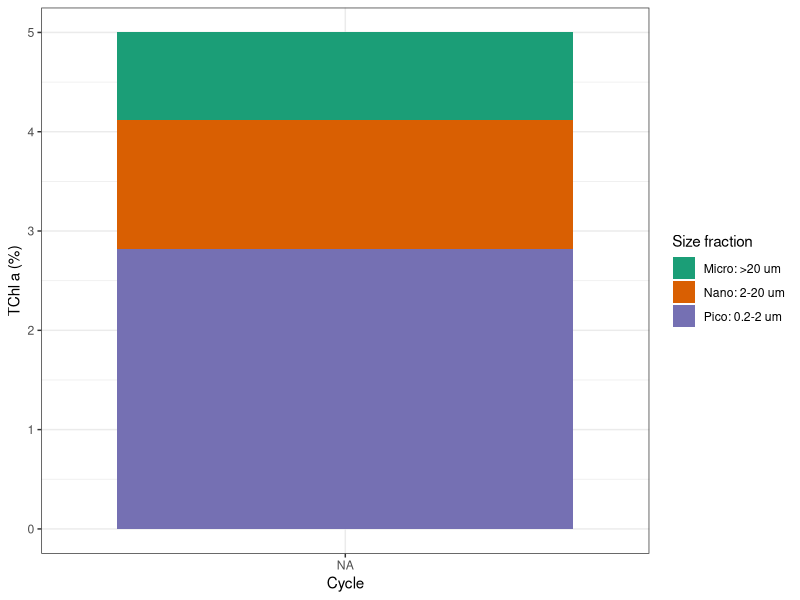

Write the R code that produced this figure. (Note: this script raises an error after producing the figure.)
## ---- chunk 1
  knitr::opts_chunk$set(message=FALSE,
                        warning=FALSE,
                        cache=TRUE,
                        tidy=FALSE)
## ---- chunk 2

library(tidyverse)
library(ggplot2)
library(broom)
library(ggpubr)
library(stringr)
library(RColorBrewer)
library(dplyr)
## ---- chunk 3
chl_raw <- readxl::read_excel("data_used/TAN1810_SFChla.xls") %>%
  select(U_Cast, Depth,  Chla_0.2:Chla_20_pct)%>%
  filter(!is.na(U_Cast))
chl_raw$U_Cast<-as.character(chl_raw$U_Cast)
#for cycle number
NPP_raw <- readxl::read_excel("data_used/TAN1810_NPP_areal.xlsx") %>%
  select(Cycle, Station, U_Cast) %>%
  distinct()

chl_raw <- left_join(chl_raw,NPP_raw)
chl_raw

check <- chl_raw %>%
  select(U_Cast, Cycle) %>%
  distinct()
check
# Many ctd cast without cycle number,  cannot find in voyage report. To check

chl_subset <- chl_raw %>%
  filter(!is.na(Cycle))%>%
  mutate(cycle_name = recode(Cycle, "1" = "SA 1",
                                    "2" = "SA 2",
                                    "3" = "ST 1",
                                    "4" = "ST 2",
                                    "5" = "SA 3")) %>%
  mutate(cycle_name = fct_relevel(cycle_name, 
            "ST1", "ST2", "SA1", 
            "SA2", "SA3"))%>%
  filter(!is.na(Chla_2)) %>%
  filter(!is.na(Chla_20))
chl_subset
## ---- chunk 4

frac_chl_pct_summary <- chl_subset %>%
  dplyr::group_by(cycle_name) %>%
  summarise("Pico: 0.2-2 um" = mean(Chla_0.2_pct),
            "Nano: 2-20 um" = mean(Chla_2_pct),
            "Micro: >20 um" = mean(Chla_20_pct)) %>%
  pivot_longer("Pico: 0.2-2 um":"Micro: >20 um",
               names_to = "fraction",
               values_to = "pct") 
frac_chl_pct_summary

frac_chl_pct_summary$cycle_name<-as.character(frac_chl_pct_summary$cycle_name)
frac_chl_pct_summary$cycle_name <- factor(frac_chl_pct_summary$cycle_name, levels = c("ST1", "ST2", "SA1", "SA2", "SA3"))

frac_chl_pct_summary

frac_chl_plot <- frac_chl_pct_summary %>%
 #dplyr::mutate(cycle_name = forcats::fct_relevel(cycle_name, "ST1", "ST2", "SA1", "SA2", "SA3"))%>%
  ggplot(aes(x=cycle_name, y=pct, fill=factor(fraction, levels = c("Micro: >20 um", "Nano: 2-20 um", "Pico: 0.2-2 um"))))+
  geom_bar(stat="identity") +
  scale_fill_brewer(palette = "Dark2")+
  theme_bw()+
  ylab("TChl a (%)")+
  xlab("Cycle")+
  labs(fill="Size fraction")
frac_chl_plot
## ---- chunk 5
summarySE <- function(data=NULL, measurevar, groupvars=NULL, na.rm=FALSE,
                      conf.interval=.95, .drop=TRUE) {
    library(plyr)

    # New version of length which can handle NA's: if na.rm==T, don't count them
    length2 <- function (x, na.rm=FALSE) {
        if (na.rm) sum(!is.na(x))
        else       length(x)
    }

    # This does the summary. For each group's data frame, return a vector with
    # N, mean, and sd
    datac <- ddply(data, groupvars, .drop=.drop,
      .fun = function(xx, col) {
        c(N    = length2(xx[[col]], na.rm=na.rm),
          mean = mean   (xx[[col]], na.rm=na.rm),
          sd   = sd     (xx[[col]], na.rm=na.rm)
        )
      },
      measurevar
    )

    # Rename the "mean" column    
    datac <- rename(datac, c("mean" = measurevar))

    datac$se <- datac$sd / sqrt(datac$N)  # Calculate standard error of the mean

    # Confidence interval multiplier for standard error
    # Calculate t-statistic for confidence interval: 
    # e.g., if conf.interval is .95, use .975 (above/below), and use df=N-1
    ciMult <- qt(conf.interval/2 + .5, datac$N-1)
    datac$ci <- datac$se * ciMult

    return(datac)
}
## ---- chunk 6

chl_summary <- summarySE(chl_subset, measurevar="SumSFChla", groupvars=c("cycle_name"), na.rm=TRUE)
chl_summary


frac_chl_summary <- chl_subset %>%
  dplyr::group_by(cycle_name) %>%
  summarise("Pico: 0.2-2 um" = mean(Chla_0.2),
            "Nano: 2-20 um" = mean(Chla_2),
            "Micro: >20 um" = mean(Chla_20)) %>%
  pivot_longer("Pico: 0.2-2 um":"Micro: >20 um",
               names_to = "fraction",
               values_to = "chl")
frac_chl_summary

pd <- position_dodge(0.1) # move them .05 to the left and right

chl_summary$cycle_name<-as.character(chl_summary$cycle_name)
chl_summary$cycle_name <- factor(chl_summary$cycle_name, levels = c("ST1", "ST2", "SA1", "SA2", "SA3"))

frac_chl_summary$cycle_name<-as.character(frac_chl_summary$cycle_name)
frac_chl_summary$cycle_name <- factor(frac_chl_summary$cycle_name, levels = c("ST1", "ST2", "SA1", "SA2", "SA3"))

chl_summary_plot <- ggplot()+
  geom_errorbar(data=chl_summary, aes(ymin=SumSFChla-sd, ymax=SumSFChla+sd, x= cycle_name), width=.1, position=pd) +
  geom_bar(data = frac_chl_summary, aes(x=cycle_name, y= chl, fill=factor(fraction, levels = c("Micro: >20 um", "Nano: 2-20 um", "Pico: 0.2-2 um"))), stat="identity")+
  theme_bw() +
  scale_fill_brewer(palette = "Dark2")+
  ylab("TChl a (mg m-3)")+
  xlab("Cycle")+
  labs(fill="Size fraction")

chl_summary_plot
## ---- chunk 7
library(cowplot)
chl_combined <- plot_grid(
  chl_summary_plot+ theme(legend.position="none"),
  frac_chl_plot+ theme(legend.position="none"), 
  labels = c("A", "B"), 
  align = 'vh',
  hjust = -1,
  nrow = 1) 

# extract a legend that is laid out horizontally
legend_b <- get_legend(
  chl_summary_plot + 
    guides(color = guide_legend(nrow = 1)) +
    theme(legend.position = "bottom")
)

# add the legend underneath the row we made earlier. Give it 10%
# of the height of one plot (via rel_heights).
chl_combined <- plot_grid(chl_combined, legend_b, ncol = 1, rel_heights = c(1, .1))

chl_combined
ggsave("../figures/QE_chl combined.png")
